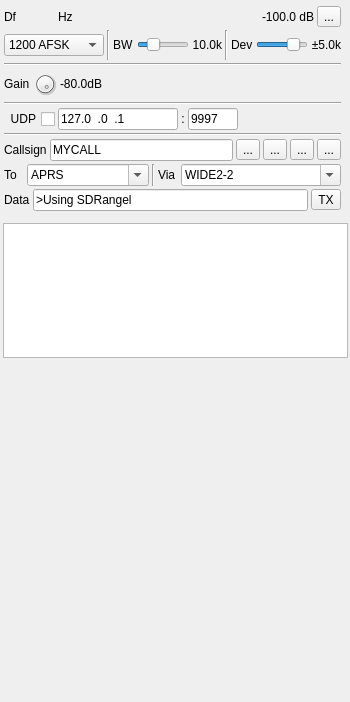
<?xml version="1.0" encoding="UTF-8"?>
<ui version="4.0">
 <class>PacketModGUI</class>
 <widget class="RollupContents" name="PacketModGUI">
  <property name="geometry">
   <rect>
    <x>0</x>
    <y>0</y>
    <width>350</width>
    <height>702</height>
   </rect>
  </property>
  <property name="sizePolicy">
   <sizepolicy hsizetype="Expanding" vsizetype="Expanding">
    <horstretch>0</horstretch>
    <verstretch>0</verstretch>
   </sizepolicy>
  </property>
  <property name="minimumSize">
   <size>
    <width>350</width>
    <height>0</height>
   </size>
  </property>
  <property name="font">
   <font>
    <family>Liberation Sans</family>
    <pointsize>9</pointsize>
   </font>
  </property>
  <property name="focusPolicy">
   <enum>Qt::StrongFocus</enum>
  </property>
  <property name="windowTitle">
   <string>Packet Modulator</string>
  </property>
  <widget class="QWidget" name="settingsContainer" native="true">
   <property name="enabled">
    <bool>true</bool>
   </property>
   <property name="geometry">
    <rect>
     <x>2</x>
     <y>2</y>
     <width>341</width>
     <height>211</height>
    </rect>
   </property>
   <property name="minimumSize">
    <size>
     <width>280</width>
     <height>0</height>
    </size>
   </property>
   <property name="windowTitle">
    <string>Settings</string>
   </property>
   <layout class="QVBoxLayout" name="settingsLayout">
    <property name="spacing">
     <number>3</number>
    </property>
    <property name="leftMargin">
     <number>2</number>
    </property>
    <property name="topMargin">
     <number>2</number>
    </property>
    <property name="rightMargin">
     <number>2</number>
    </property>
    <property name="bottomMargin">
     <number>2</number>
    </property>
    <item>
     <layout class="QHBoxLayout" name="deltaFreqPowLayout">
      <property name="topMargin">
       <number>2</number>
      </property>
      <item>
       <layout class="QHBoxLayout" name="deltaFrequencyLayout">
        <item>
         <widget class="QLabel" name="deltaFrequencyLabel">
          <property name="minimumSize">
           <size>
            <width>16</width>
            <height>0</height>
           </size>
          </property>
          <property name="text">
           <string>Df</string>
          </property>
         </widget>
        </item>
        <item>
         <widget class="ValueDialZ" name="deltaFrequency" native="true">
          <property name="sizePolicy">
           <sizepolicy hsizetype="Maximum" vsizetype="Maximum">
            <horstretch>0</horstretch>
            <verstretch>0</verstretch>
           </sizepolicy>
          </property>
          <property name="minimumSize">
           <size>
            <width>32</width>
            <height>16</height>
           </size>
          </property>
          <property name="font">
           <font>
            <family>Liberation Mono</family>
            <pointsize>12</pointsize>
           </font>
          </property>
          <property name="cursor">
           <cursorShape>PointingHandCursor</cursorShape>
          </property>
          <property name="focusPolicy">
           <enum>Qt::StrongFocus</enum>
          </property>
          <property name="toolTip">
           <string>Demod shift frequency from center in Hz</string>
          </property>
         </widget>
        </item>
        <item>
         <widget class="QLabel" name="deltaUnits">
          <property name="text">
           <string>Hz </string>
          </property>
         </widget>
        </item>
        <item>
         <spacer name="horizontalSpacer">
          <property name="orientation">
           <enum>Qt::Horizontal</enum>
          </property>
          <property name="sizeHint" stdset="0">
           <size>
            <width>40</width>
            <height>20</height>
           </size>
          </property>
         </spacer>
        </item>
        <item>
         <widget class="QLabel" name="channelPower">
          <property name="minimumSize">
           <size>
            <width>60</width>
            <height>0</height>
           </size>
          </property>
          <property name="toolTip">
           <string>Channel power</string>
          </property>
          <property name="layoutDirection">
           <enum>Qt::RightToLeft</enum>
          </property>
          <property name="text">
           <string>-100.0 dB</string>
          </property>
          <property name="alignment">
           <set>Qt::AlignRight|Qt::AlignTrailing|Qt::AlignVCenter</set>
          </property>
         </widget>
        </item>
       </layout>
      </item>
      <item>
       <widget class="QToolButton" name="channelMute">
        <property name="toolTip">
         <string>Mute/Unmute channel</string>
        </property>
        <property name="text">
         <string>...</string>
        </property>
        <property name="icon">
         <iconset resource="../../../sdrgui/resources/res.qrc">
          <normaloff>:/txon.png</normaloff>
          <normalon>:/txoff.png</normalon>:/txon.png</iconset>
        </property>
        <property name="checkable">
         <bool>true</bool>
        </property>
       </widget>
      </item>
     </layout>
    </item>
    <item>
     <layout class="QHBoxLayout" name="rfBandwidthLayout">
      <item>
       <widget class="QComboBox" name="mode">
        <property name="minimumSize">
         <size>
          <width>100</width>
          <height>0</height>
         </size>
        </property>
        <property name="toolTip">
         <string>Baud rate and modulation</string>
        </property>
        <item>
         <property name="text">
          <string>1200 AFSK</string>
         </property>
        </item>
        <item>
         <property name="text">
          <string>9600 FSK</string>
         </property>
        </item>
       </widget>
      </item>
      <item>
       <widget class="Line" name="line_2">
        <property name="orientation">
         <enum>Qt::Vertical</enum>
        </property>
       </widget>
      </item>
      <item>
       <widget class="QLabel" name="rfBWLabel">
        <property name="text">
         <string>BW</string>
        </property>
       </widget>
      </item>
      <item>
       <widget class="QSlider" name="rfBW">
        <property name="sizePolicy">
         <sizepolicy hsizetype="Expanding" vsizetype="Minimum">
          <horstretch>0</horstretch>
          <verstretch>0</verstretch>
         </sizepolicy>
        </property>
        <property name="minimumSize">
         <size>
          <width>0</width>
          <height>0</height>
         </size>
        </property>
        <property name="toolTip">
         <string>RF bandwidth</string>
        </property>
        <property name="minimum">
         <number>10</number>
        </property>
        <property name="maximum">
         <number>400</number>
        </property>
        <property name="pageStep">
         <number>1</number>
        </property>
        <property name="value">
         <number>100</number>
        </property>
        <property name="orientation">
         <enum>Qt::Horizontal</enum>
        </property>
       </widget>
      </item>
      <item>
       <widget class="QLabel" name="rfBWText">
        <property name="minimumSize">
         <size>
          <width>30</width>
          <height>0</height>
         </size>
        </property>
        <property name="text">
         <string>10.0k</string>
        </property>
        <property name="alignment">
         <set>Qt::AlignRight|Qt::AlignTrailing|Qt::AlignVCenter</set>
        </property>
       </widget>
      </item>
      <item>
       <widget class="Line" name="line_3">
        <property name="orientation">
         <enum>Qt::Vertical</enum>
        </property>
       </widget>
      </item>
      <item>
       <widget class="QLabel" name="fmDevLabel">
        <property name="text">
         <string>Dev</string>
        </property>
       </widget>
      </item>
      <item>
       <widget class="QSlider" name="fmDev">
        <property name="sizePolicy">
         <sizepolicy hsizetype="Expanding" vsizetype="Minimum">
          <horstretch>0</horstretch>
          <verstretch>0</verstretch>
         </sizepolicy>
        </property>
        <property name="minimumSize">
         <size>
          <width>0</width>
          <height>0</height>
         </size>
        </property>
        <property name="toolTip">
         <string>Peak frequency deviation</string>
        </property>
        <property name="minimum">
         <number>10</number>
        </property>
        <property name="maximum">
         <number>60</number>
        </property>
        <property name="pageStep">
         <number>1</number>
        </property>
        <property name="value">
         <number>50</number>
        </property>
        <property name="orientation">
         <enum>Qt::Horizontal</enum>
        </property>
       </widget>
      </item>
      <item>
       <widget class="QLabel" name="fmDevText">
        <property name="minimumSize">
         <size>
          <width>30</width>
          <height>0</height>
         </size>
        </property>
        <property name="text">
         <string>±5.0k</string>
        </property>
        <property name="alignment">
         <set>Qt::AlignRight|Qt::AlignTrailing|Qt::AlignVCenter</set>
        </property>
       </widget>
      </item>
     </layout>
    </item>
    <item>
     <widget class="Line" name="line_5">
      <property name="orientation">
       <enum>Qt::Horizontal</enum>
      </property>
     </widget>
    </item>
    <item>
     <layout class="QHBoxLayout" name="volumeLayout">
      <item>
       <widget class="QLabel" name="gainLabel">
        <property name="text">
         <string>Gain</string>
        </property>
       </widget>
      </item>
      <item>
       <widget class="QDial" name="gain">
        <property name="maximumSize">
         <size>
          <width>24</width>
          <height>24</height>
         </size>
        </property>
        <property name="toolTip">
         <string>Gain</string>
        </property>
        <property name="minimum">
         <number>-60</number>
        </property>
        <property name="maximum">
         <number>0</number>
        </property>
        <property name="singleStep">
         <number>5</number>
        </property>
        <property name="pageStep">
         <number>1</number>
        </property>
        <property name="value">
         <number>0</number>
        </property>
       </widget>
      </item>
      <item>
       <widget class="QLabel" name="gainText">
        <property name="minimumSize">
         <size>
          <width>30</width>
          <height>0</height>
         </size>
        </property>
        <property name="toolTip">
         <string>Audio input gain value</string>
        </property>
        <property name="text">
         <string>-80.0dB</string>
        </property>
        <property name="alignment">
         <set>Qt::AlignRight|Qt::AlignTrailing|Qt::AlignVCenter</set>
        </property>
       </widget>
      </item>
      <item>
       <widget class="LevelMeterVU" name="volumeMeter" native="true">
        <property name="sizePolicy">
         <sizepolicy hsizetype="Expanding" vsizetype="Preferred">
          <horstretch>0</horstretch>
          <verstretch>0</verstretch>
         </sizepolicy>
        </property>
        <property name="font">
         <font>
          <family>Liberation Mono</family>
          <pointsize>8</pointsize>
         </font>
        </property>
        <property name="toolTip">
         <string>Level (% full range) top trace: average, bottom trace: instantaneous peak, tip: peak hold</string>
        </property>
       </widget>
      </item>
     </layout>
    </item>
    <item>
     <widget class="Line" name="line_4">
      <property name="orientation">
       <enum>Qt::Horizontal</enum>
      </property>
     </widget>
    </item>
    <item>
     <layout class="QHBoxLayout" name="udpLayout">
      <item>
       <widget class="QCheckBox" name="udpEnabled">
        <property name="toolTip">
         <string>Forward packets received via UDP</string>
        </property>
        <property name="layoutDirection">
         <enum>Qt::RightToLeft</enum>
        </property>
        <property name="text">
         <string>UDP</string>
        </property>
       </widget>
      </item>
      <item>
       <widget class="QLineEdit" name="udpAddress">
        <property name="minimumSize">
         <size>
          <width>120</width>
          <height>0</height>
         </size>
        </property>
        <property name="focusPolicy">
         <enum>Qt::ClickFocus</enum>
        </property>
        <property name="toolTip">
         <string>UDP address to listen for packets to forward on</string>
        </property>
        <property name="inputMask">
         <string>000.000.000.000</string>
        </property>
        <property name="text">
         <string>127.0.0.1</string>
        </property>
       </widget>
      </item>
      <item>
       <widget class="QLabel" name="udpSeparator">
        <property name="text">
         <string>:</string>
        </property>
        <property name="alignment">
         <set>Qt::AlignCenter</set>
        </property>
       </widget>
      </item>
      <item>
       <widget class="QLineEdit" name="udpPort">
        <property name="minimumSize">
         <size>
          <width>50</width>
          <height>0</height>
         </size>
        </property>
        <property name="maximumSize">
         <size>
          <width>50</width>
          <height>16777215</height>
         </size>
        </property>
        <property name="focusPolicy">
         <enum>Qt::ClickFocus</enum>
        </property>
        <property name="toolTip">
         <string>UDP port to listen for packets to forward on</string>
        </property>
        <property name="inputMask">
         <string>00000</string>
        </property>
        <property name="text">
         <string>9997</string>
        </property>
       </widget>
      </item>
      <item>
       <spacer name="horizontalSpacer_4">
        <property name="orientation">
         <enum>Qt::Horizontal</enum>
        </property>
        <property name="sizeHint" stdset="0">
         <size>
          <width>40</width>
          <height>20</height>
         </size>
        </property>
       </spacer>
      </item>
     </layout>
    </item>
    <item>
     <widget class="Line" name="line_6">
      <property name="orientation">
       <enum>Qt::Horizontal</enum>
      </property>
     </widget>
    </item>
    <item>
     <layout class="QHBoxLayout" name="callsignLayout">
      <item>
       <widget class="QLabel" name="callsignLabel">
        <property name="text">
         <string>Callsign</string>
        </property>
       </widget>
      </item>
      <item>
       <widget class="QLineEdit" name="callsign">
        <property name="toolTip">
         <string>Enter your amateur radio callsign and optionally a SSID. E.g. M7RCE or M7RCE-1</string>
        </property>
        <property name="text">
         <string>MYCALL</string>
        </property>
        <property name="maxLength">
         <number>10</number>
        </property>
       </widget>
      </item>
      <item>
       <widget class="ButtonSwitch" name="preEmphasis">
        <property name="toolTip">
         <string>Preemphasis filter. Right click for additional settings.</string>
        </property>
        <property name="text">
         <string>...</string>
        </property>
        <property name="icon">
         <iconset resource="../../../sdrgui/resources/res.qrc">
          <normaloff>:/filter_highpass.png</normaloff>:/filter_highpass.png</iconset>
        </property>
       </widget>
      </item>
      <item>
       <widget class="ButtonSwitch" name="bpf">
        <property name="toolTip">
         <string>Baseband bandpass filter. Right click for additional settings.</string>
        </property>
        <property name="text">
         <string>...</string>
        </property>
        <property name="icon">
         <iconset resource="../../../sdrgui/resources/res.qrc">
          <normaloff>:/filter_bandpass.png</normaloff>:/filter_bandpass.png</iconset>
        </property>
       </widget>
      </item>
      <item>
       <widget class="ButtonSwitch" name="repeat">
        <property name="toolTip">
         <string>Repeatedly transmit the packet. Right click for additional settings.</string>
        </property>
        <property name="text">
         <string>...</string>
        </property>
        <property name="icon">
         <iconset resource="../../../sdrgui/resources/res.qrc">
          <normaloff>:/playloop.png</normaloff>:/playloop.png</iconset>
        </property>
       </widget>
      </item>
      <item>
       <widget class="QToolButton" name="insertPosition">
        <property name="toolTip">
         <string>Insert position (latitude and longitude)</string>
        </property>
        <property name="text">
         <string>...</string>
        </property>
        <property name="icon">
         <iconset>
          <normalon>:/gps.png</normalon>
         </iconset>
        </property>
       </widget>
      </item>
     </layout>
    </item>
    <item>
     <layout class="QHBoxLayout" name="routingLayout">
      <item>
       <widget class="QLabel" name="toLabel">
        <property name="sizePolicy">
         <sizepolicy hsizetype="Minimum" vsizetype="Preferred">
          <horstretch>0</horstretch>
          <verstretch>0</verstretch>
         </sizepolicy>
        </property>
        <property name="text">
         <string>To</string>
        </property>
       </widget>
      </item>
      <item>
       <widget class="QComboBox" name="to">
        <property name="sizePolicy">
         <sizepolicy hsizetype="Minimum" vsizetype="Fixed">
          <horstretch>0</horstretch>
          <verstretch>0</verstretch>
         </sizepolicy>
        </property>
        <property name="minimumSize">
         <size>
          <width>100</width>
          <height>0</height>
         </size>
        </property>
        <property name="toolTip">
         <string>Enter destination</string>
        </property>
        <property name="editable">
         <bool>true</bool>
        </property>
        <property name="currentText">
         <string>APRS</string>
        </property>
        <property name="currentIndex">
         <number>0</number>
        </property>
        <item>
         <property name="text">
          <string>APRS</string>
         </property>
        </item>
        <item>
         <property name="text">
          <string>APZ</string>
         </property>
        </item>
        <item>
         <property name="text">
          <string>CQ</string>
         </property>
        </item>
        <item>
         <property name="text">
          <string>BEACON</string>
         </property>
        </item>
        <item>
         <property name="text">
          <string>CALLSIGN-SSID</string>
         </property>
        </item>
       </widget>
      </item>
      <item>
       <widget class="Line" name="line">
        <property name="orientation">
         <enum>Qt::Vertical</enum>
        </property>
       </widget>
      </item>
      <item>
       <widget class="QLabel" name="viaLabel">
        <property name="sizePolicy">
         <sizepolicy hsizetype="Minimum" vsizetype="Preferred">
          <horstretch>0</horstretch>
          <verstretch>0</verstretch>
         </sizepolicy>
        </property>
        <property name="text">
         <string>Via</string>
        </property>
       </widget>
      </item>
      <item>
       <widget class="QComboBox" name="via">
        <property name="sizePolicy">
         <sizepolicy hsizetype="Minimum" vsizetype="Fixed">
          <horstretch>0</horstretch>
          <verstretch>0</verstretch>
         </sizepolicy>
        </property>
        <property name="minimumSize">
         <size>
          <width>160</width>
          <height>0</height>
         </size>
        </property>
        <property name="toolTip">
         <string>Enter routing</string>
        </property>
        <property name="editable">
         <bool>true</bool>
        </property>
        <item>
         <property name="text">
          <string>WIDE2-2</string>
         </property>
        </item>
        <item>
         <property name="text">
          <string>ARISS</string>
         </property>
        </item>
       </widget>
      </item>
     </layout>
    </item>
    <item>
     <layout class="QHBoxLayout" name="packetDataLayout">
      <item>
       <widget class="QLabel" name="label">
        <property name="layoutDirection">
         <enum>Qt::LeftToRight</enum>
        </property>
        <property name="text">
         <string>Data</string>
        </property>
       </widget>
      </item>
      <item>
       <widget class="QLineEdit" name="packet">
        <property name="toolTip">
         <string>Enter data to transmit.

APRS examples:
&gt;Status
:Addressee:Message
!Position</string>
        </property>
        <property name="text">
         <string>&gt;Using SDRangel</string>
        </property>
        <property name="maxLength">
         <number>256</number>
        </property>
       </widget>
      </item>
      <item>
       <widget class="QToolButton" name="txButton">
        <property name="toolTip">
         <string>Press to transmit the packet</string>
        </property>
        <property name="text">
         <string>TX</string>
        </property>
       </widget>
      </item>
     </layout>
    </item>
   </layout>
  </widget>
  <widget class="QWidget" name="logContainer" native="true">
   <property name="geometry">
    <rect>
     <x>0</x>
     <y>220</y>
     <width>351</width>
     <height>141</height>
    </rect>
   </property>
   <property name="sizePolicy">
    <sizepolicy hsizetype="Preferred" vsizetype="Expanding">
     <horstretch>0</horstretch>
     <verstretch>0</verstretch>
    </sizepolicy>
   </property>
   <property name="windowTitle">
    <string>Transmitted Packets</string>
   </property>
   <layout class="QVBoxLayout" name="transmittedLayout">
    <property name="spacing">
     <number>2</number>
    </property>
    <property name="leftMargin">
     <number>3</number>
    </property>
    <property name="topMargin">
     <number>3</number>
    </property>
    <property name="rightMargin">
     <number>3</number>
    </property>
    <property name="bottomMargin">
     <number>3</number>
    </property>
    <item>
     <widget class="QPlainTextEdit" name="transmittedText">
      <property name="readOnly">
       <bool>true</bool>
      </property>
     </widget>
    </item>
   </layout>
  </widget>
  <widget class="QWidget" name="spectrumContainer" native="true">
   <property name="geometry">
    <rect>
     <x>0</x>
     <y>370</y>
     <width>351</width>
     <height>284</height>
    </rect>
   </property>
   <property name="sizePolicy">
    <sizepolicy hsizetype="Expanding" vsizetype="Expanding">
     <horstretch>0</horstretch>
     <verstretch>0</verstretch>
    </sizepolicy>
   </property>
   <property name="windowTitle">
    <string>Baseband Spectrum</string>
   </property>
   <layout class="QVBoxLayout" name="spectrumLayout">
    <property name="spacing">
     <number>2</number>
    </property>
    <property name="leftMargin">
     <number>3</number>
    </property>
    <property name="topMargin">
     <number>3</number>
    </property>
    <property name="rightMargin">
     <number>3</number>
    </property>
    <property name="bottomMargin">
     <number>3</number>
    </property>
    <item>
     <widget class="GLSpectrum" name="glSpectrum" native="true">
      <property name="sizePolicy">
       <sizepolicy hsizetype="Expanding" vsizetype="Expanding">
        <horstretch>0</horstretch>
        <verstretch>0</verstretch>
       </sizepolicy>
      </property>
      <property name="minimumSize">
       <size>
        <width>200</width>
        <height>250</height>
       </size>
      </property>
      <property name="font">
       <font>
        <family>Liberation Mono</family>
        <pointsize>8</pointsize>
       </font>
      </property>
     </widget>
    </item>
    <item>
     <widget class="GLSpectrumGUI" name="spectrumGUI" native="true"/>
    </item>
   </layout>
  </widget>
 </widget>
 <customwidgets>
  <customwidget>
   <class>RollupContents</class>
   <extends>QWidget</extends>
   <header>gui/rollupcontents.h</header>
   <container>1</container>
  </customwidget>
  <customwidget>
   <class>GLSpectrum</class>
   <extends>QWidget</extends>
   <header>gui/glspectrum.h</header>
   <container>1</container>
  </customwidget>
  <customwidget>
   <class>GLSpectrumGUI</class>
   <extends>QWidget</extends>
   <header>gui/glspectrumgui.h</header>
   <container>1</container>
  </customwidget>
  <customwidget>
   <class>ValueDialZ</class>
   <extends>QWidget</extends>
   <header>gui/valuedialz.h</header>
   <container>1</container>
  </customwidget>
  <customwidget>
   <class>ButtonSwitch</class>
   <extends>QToolButton</extends>
   <header>gui/buttonswitch.h</header>
  </customwidget>
  <customwidget>
   <class>LevelMeterVU</class>
   <extends>QWidget</extends>
   <header>gui/levelmeter.h</header>
   <container>1</container>
  </customwidget>
 </customwidgets>
 <tabstops>
  <tabstop>deltaFrequency</tabstop>
  <tabstop>channelMute</tabstop>
  <tabstop>mode</tabstop>
  <tabstop>rfBW</tabstop>
  <tabstop>fmDev</tabstop>
  <tabstop>gain</tabstop>
  <tabstop>callsign</tabstop>
  <tabstop>preEmphasis</tabstop>
  <tabstop>repeat</tabstop>
  <tabstop>insertPosition</tabstop>
  <tabstop>to</tabstop>
  <tabstop>via</tabstop>
  <tabstop>packet</tabstop>
  <tabstop>txButton</tabstop>
  <tabstop>transmittedText</tabstop>
 </tabstops>
 <resources>
  <include location="../../../sdrgui/resources/res.qrc"/>
 </resources>
 <connections/>
</ui>
